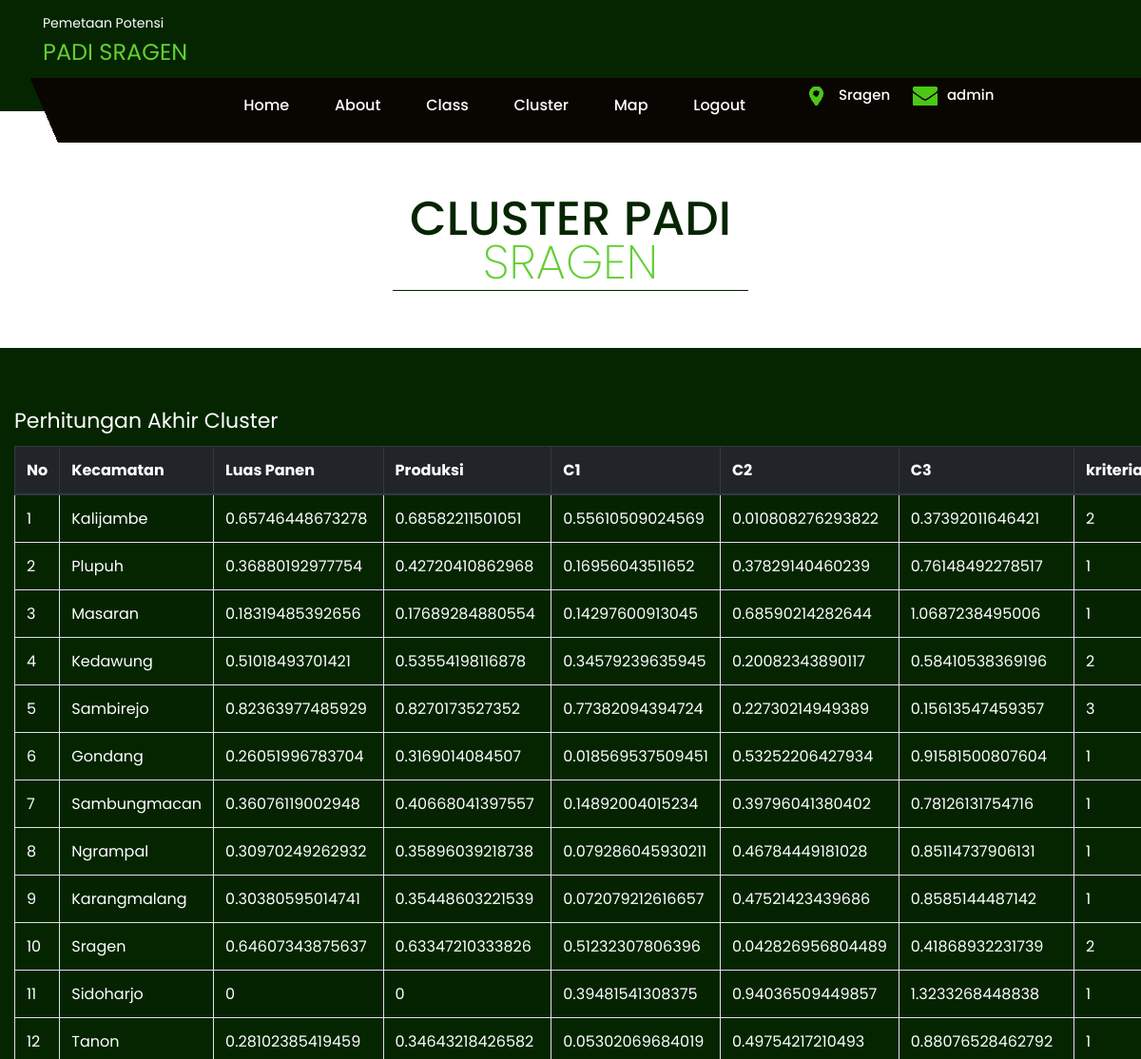
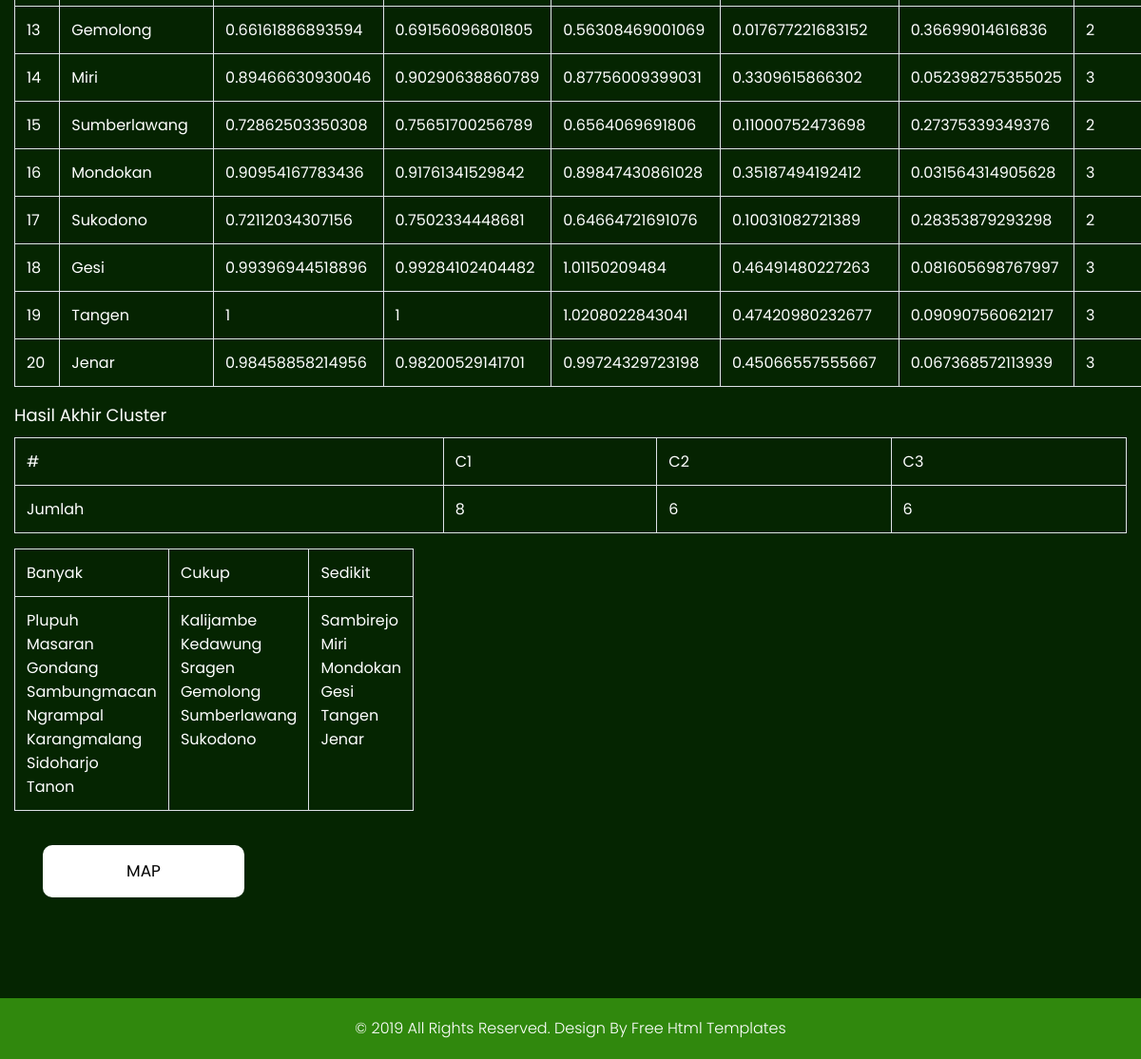
The page /master/cluster-aksi.php (signed in) on the database its author committed (2 pictures, top to bottom).
### tables this page shows
CREATE TABLE IF NOT EXISTS `data` (
  `id_data` int(11) NOT NULL AUTO_INCREMENT,
  `nama` varchar(50) NOT NULL,
  `panen` float NOT NULL,
  `produksi` float NOT NULL,
  `cluster` int(11) NOT NULL,
  PRIMARY KEY (`id_data`)
);

### master/cluster-aksi.php (the view, shortened to what this page needs)
<?php
include "koneksi.php";
function largest($arr, $n)
{
    $max = $arr[1];
    for ($i = 1; $i < $n; $i++)
        if ($arr[$i] > $max)
            $max = $arr[$i];
    return $max;
}
function littest($arr, $n)
{
    $max = $arr[1];
    for ($i = 1; $i < $n; $i++)
        if ($arr[$i] < $max)
            $max = $arr[$i];
    return $max;
}
$sql = 'SELECT * FROM data ORDER BY id_data' ;
$result = $db->query($sql);
foreach ($result as $row) {
    $panen[$row['id_data']]=$row['panen'];
    $produksi[$row['id_data']]=$row['produksi'];
    }
    $maxpanen=largest($panen, count($panen));
    $minpanen=littest($panen, count($panen));
    $maxproduksi=largest($produksi, count($produksi));
    $minproduksi=littest($produksi, count($produksi));
$sql = 'SELECT * FROM cluster ORDER BY id_cluster' ;
$result = $db->query($sql);
$pcluster=array();
$count=1;
$clustername=array();
foreach ($result as $row) {
    $clustername[$count]=$row['nama'];
    $pcluster[0][$count][1]=$row['panen'];
    $pcluster[0][$count][2]=$row['produksi'];
    $count=$count+1;
    }
$count=1;
$filterhasil=0;
$sql = 'SELECT * FROM data ORDER BY id_data' ;
$result = $db->query($sql);
$data=array();
$cluzbowl=array();
$jumlahc=array();
$keterangan=0;
foreach ($result as $row) {
    $normalizepanen=(1-(($row['panen']-$minpanen)/($maxpanen-$minpanen)));
    $normalizeproduksi=(1-(($row['produksi']-$minproduksi)/($maxproduksi-$minproduksi)));
    $data[0][$count][1]=$row['id_data'];
    $data[0][$count][2]=$row['nama'];
    $data[0][$count][3]=$normalizepanen;
    $data[0][$count][4]=$normalizeproduksi;
    $cluzbowl[1]=sqrt(pow(($normalizepanen-$pcluster[0][1][1]),2)+pow(($normalizeproduksi-$pcluster[0][1][2]),2));
    $cluzbowl[2]=sqrt(pow(($normalizepanen-$pcluster[0][2][1]),2)+pow(($normalizeproduksi-$pcluster[0][2][2]),2));
    $cluzbowl[3]=sqrt(pow(($normalizepanen-$pcluster[0][3][1]),2)+pow(($normalizeproduksi-$pcluster[0][3][2]),2));
    $data[0][$count][5]=$cluzbowl[1];
    $data[0][$count][6]=$cluzbowl[2];
    $data[0][$count][7]=$cluzbowl[3];
    $min=MIN($cluzbowl[1],$cluzbowl[2],$cluzbowl[3]);
    for($i=1;$i<=count($cluzbowl);$i++){
    if($min==$cluzbowl[$i]){
        $keterangan=$i;
        if(!isset($pcluster[1][$i][1])){
        $pcluster[1][$i][1]=$normalizepanen;
        $pcluster[1][$i][2]=$normalizeproduksi;
        $jumlahc[1][$i]=1;
        }else{
        $pcluster[1][$i][1]=$pcluster[1][$i][1]+$normalizepanen;
        $pcluster[1][$i][2]=$pcluster[1][$i][2]+$normalizeproduksi;
        $jumlahc[1][$i]=$jumlahc[1][$i]+1;
        }
    }
    }
    $data[0][$count][8]=$keterangan;
    $count=$count+1;
    }
        for($i=1;$i<100;$i++){
        $w=$i-1;
        $v=$i+1;
        for($j=1;$j<=3;$j++){
        for($k=1;$k<=2;$k++){
            $pcluster[$i][$j][$k]=$pcluster[$i][$j][$k]/$jumlahc[$i][$j];
            }
        }
        for($j=1;$j<=count($data[0]);$j++){
        $data[$i][$j][1]=$data[$w][$j][1];
        $data[$i][$j][2]=$data[$w][$j][2];
        $data[$i][$j][3]=$data[$w][$j][3];
        $data[$i][$j][4]=$data[$w][$j][4];
        $cluzbowl[1]=sqrt(pow(($data[$i][$j][3]-$pcluster[$i][1][1]),2)+pow(($data[$i][$j][4]-$pcluster[$i][1][2]),2));
        $cluzbowl[2]=sqrt(pow(($data[$i][$j][3]-$pcluster[$i][2][1]),2)+pow(($data[$i][$j][4]-$pcluster[$i][2][2]),2));
        $cluzbowl[3]=sqrt(pow(($data[$i][$j][3]-$pcluster[$i][3][1]),2)+pow(($data[$i][$j][4]-$pcluster[$i][3][2]),2));
        $data[$i][$j][5]=$cluzbowl[1];
        $data[$i][$j][6]=$cluzbowl[2];
        $data[$i][$j][7]=$cluzbowl[3];
        $min=MIN($cluzbowl[1],$cluzbowl[2],$cluzbowl[3]);
        for($k=1;$k<=count($cluzbowl);$k++){
            if($min==$cluzbowl[$k]){
            $keterangan=$k;
            if(!isset($pcluster[$v][$k][1])){
            $pcluster[$v][$k][1]=$data[$i][$j][3];
            $pcluster[$v][$k][2]=$data[$i][$j][4];
            $jumlahc[$v][$k]=1;
            }else{
            $pcluster[$v][$k][1]=$pcluster[$v][$k][1]+$data[$i][$j][3];
            $pcluster[$v][$k][2]=$pcluster[$v][$k][2]+$data[$i][$j][4];
            $jumlahc[$v][$k]=$jumlahc[$v][$k]+1;
            }
            }
        }
        $data[$i][$j][8]=$keterangan;
        if($data[$i][$j][8]==$data[$w][$j][8]){
            $filterhasil=$filterhasil+1;
        }
    }
    if($filterhasil==count($data[0])){
        if($i==1){
        }else{
                $i=100;
            }
    }
    $filterhasil=0;
}
?>
<?php include('linka.php'); ?>
    <div class="offer">
        <div class="container">
            <div class="row">
                <div class="col-md-12">
                    <div class="title">
                        <h2>Cluster Padi<strong class="black"> Sragen</strong></h2>
                    </div>
                </div>
            </div>
        </div>
        <div class="offer-bg">
            <div class="container" style="padding:0px;">
                <div class="row">
                     <h2 style="color: white;">Perhitungan Akhir Cluster</h2>
                     <?php
                     $i=count($data)-1;
                     ?>
                    <table border="1px" style="color: white;" class="table table-bordered table-hover table-striped" width="100%">
                        <thead class="thead-dark">
                        <tr>
                        <th>No</th>
                        <th>Kecamatan</th>
                        <th>Luas Panen</th>
                        <th>Produksi</th>
                        <th>C1</th>
                        <th>C2</th>
                        <th>C3</th>
                        <th>kriteria</th>
                        </tr>
                        </thead>
                        <tbody>
                            <?php for($j=1;$j<=count($data[0]);$j++){?>
                        <tr>
                            <?php for($k=1;$k<=8;$k++){?>
                            <td><?php echo $data[$i][$j][$k];?></td>
                            <?php }
                            } ?>
                       </tr>
                    </tbody>
                    </table>
                </div>
                <div class="row">
                    <h3 style="color: white;"> Hasil Akhir Cluster </h3>
    <?php
          $i=count($data)-1;
          $v=$i+1;
    ?>
    <table border="1px" style="color: white;" class="table table-bordered table-hover table-striped" width="100%">
        <tr>
            <td>#</td>
            <td>C1</td>
            <td>C2</td>
            <td>C3</td>
        </tr>
        <tr>
            <td>Jumlah</td>
            <td><?php echo $jumlahc[$v][1];?></td>
            <td><?php echo $jumlahc[$v][2];?></td>
            <td><?php echo $jumlahc[$v][3];?></td>
        </tr>
    </table>
    </div>
    <div class="row">
    <div id="div1">
    <table border="1px" style="color: white;" class="table table-bordered table-hover table-striped" width="100%">
        <tr>
            <td><?php echo $clustername[1];?></td>
            <td><?php echo $clustername[2];?></td>
            <td><?php echo $clustername[3];?></td>
        </tr>
        <tr>
            <td valign="top">
                <?php for($j=1;$j<=count($data[0]);$j++){ ?>
                <?php
                if($data[$i][$j][8]==1){?>
                    <?php
                    echo $data[$i][$j][2];?>
                    <br>
                <?php }} ?>
            </td>
            <td valign="top"><?php for($j=1;$j<=count($data[0]);$j++){ ?>
                <?php
                if($data[$i][$j][8]==2){?>
                    <?php
                    echo $data[$i][$j][2];?>
                    <br>
                <?php }} ?>
            </td>
            <td valign="top">
            <?php for($j=1;$j<=count($data[0]);$j++){ ?>
                <?php
                if($data[$i][$j][8]==3){?>
                    <?php
                    echo $data[$i][$j][2];?>
                    <br>
                <?php }} ?>
            </td>
        </tr>
    </table>
</div></div>
<div class="col-md-12" style="margin-top: 120px;">
                        <a href="map.php" class="read-more">MAP</a>
                    </div>
                </div>
            </div>
        </div>
    <footr>
        <div class="copyright">
            <div class="container">
                <p>© 2019 All Rights Reserved. Design By<a href="https://html.design/"> Free Html Templates</a></p>
        </div>
        </div>
    </footr>
</body>
</html>

### master/css/style.css (style rules this page uses)
* { box-sizing: border-box !important; transition: ease all 0.5s; }
body { color: #666666; font-size: 14px; font-family: poppins; line-height: 1.80857; font-weight: normal; overflow-x: hidden; }
a { color: #1f1f1f; text-decoration: none !important; outline: none !important; -webkit-transition: all .3s ease-in-out; -moz-transition: all .3s ease-in-out; -ms-transition: all .3s ease-in-out; -o-transition: all .3s ease-in-out; transition: all .3s ease-in-out; }
h1, h2, h3, h4, h5, h6 { letter-spacing: 0; font-weight: normal; position: relative; padding: 0 0 10px 0; font-weight: normal; line-height: normal; color: #111111; margin: 0 }
h2 { font-size: 22px }
h3 { font-size: 18px }
*, *::after, *::before { -webkit-box-sizing: border-box; -moz-box-sizing: border-box; box-sizing: border-box; }
p { margin: 0px; font-weight: 300; font-size: 15px; line-height: 24px; }
a { color: #222222; text-decoration: none; outline: none !important; }
a, .btn { text-decoration: none !important; outline: none !important; -webkit-transition: all .3s ease-in-out; -moz-transition: all .3s ease-in-out; -ms-transition: all .3s ease-in-out; -o-transition: all .3s ease-in-out; transition: all .3s ease-in-out; }
.black { color: #63ce33; font-weight: 208; }
.title { text-align: center; padding-bottom: 60px; }
.title h2 { padding: 0px 0px 6px 0px; text-transform: uppercase; font-weight: 500; color: #052501; line-height: 46px; border-bottom: #052501 solid 1px; font-size: 50px; max-width: 374px; width: 100%; margin: 0 auto; }
.offer { padding-top: 90px; }
.offer-bg { background: #052501; padding: 90px 0px; }
.offer .offer-bg { background: #052501; text-align: center; padding: 60px 0px; }
.read-more { font-family: poppins; max-width: 212px; margin: 0 auto; margin-top: 0px; display: block; background: #fff; color: #000 !important; padding: 12px 0px; width: 100%; font-size: 17px; float: left; border-radius: 10px; margin-top: -100px; }
.copyright { background: #30880d; padding: 20px 0px 20px 0; }
.copyright p { color: #fff; font-size: 16px; text-align: center; text-align: center; margin: 0 auto; }
.copyright a { color: #ffff; }

### rows shown on the page
data: id_data "1", nama "Kalijambe", cluster "2"
data: id_data "2", nama "Plupuh", cluster "1"
data: id_data "3", nama "Masaran", cluster "1"
data: id_data "4", nama "Kedawung", cluster "2"
data: id_data "5", nama "Sambirejo", cluster "3"
data: id_data "6", nama "Gondang", cluster "1"
data: id_data "7", nama "Sambungmacan", cluster "1"
data: id_data "8", nama "Ngrampal", cluster "1"
data: id_data "9", nama "Karangmalang", cluster "1"
data: id_data "10", nama "Sragen", cluster "2"
data: id_data "11", nama "Sidoharjo", cluster "1"
data: id_data "12", nama "Tanon", cluster "1"
data: id_data "13", nama "Gemolong", cluster "2"
data: id_data "14", nama "Miri", cluster "3"
data: id_data "15", nama "Sumberlawang", cluster "2"
data: id_data "16", nama "Mondokan", cluster "3"
data: id_data "17", nama "Sukodono", cluster "2"
data: id_data "18", nama "Gesi", cluster "3"
data: id_data "19", nama "Tangen", cluster "3"
data: id_data "20", nama "Jenar", cluster "3"

### other values the page prints
$_SESSION['username'] "admin"
$data[$i][$j][$k] "0.65746448673278"
$data[$i][$j][$k] "0.68582211501051"
$data[$i][$j][$k] "0.55610509024569"
$data[$i][$j][$k] "0.010808276293822"
$data[$i][$j][$k] "0.37392011646421"
$data[$i][$j][$k] "0.36880192977754"
$data[$i][$j][$k] "0.42720410862968"
$data[$i][$j][$k] "0.16956043511652"
$data[$i][$j][$k] "0.37829140460239"
$data[$i][$j][$k] "0.76148492278517"
$data[$i][$j][$k] "0.18319485392656"
$data[$i][$j][$k] "0.17689284880554"
$data[$i][$j][$k] "0.14297600913045"
$data[$i][$j][$k] "0.68590214282644"
